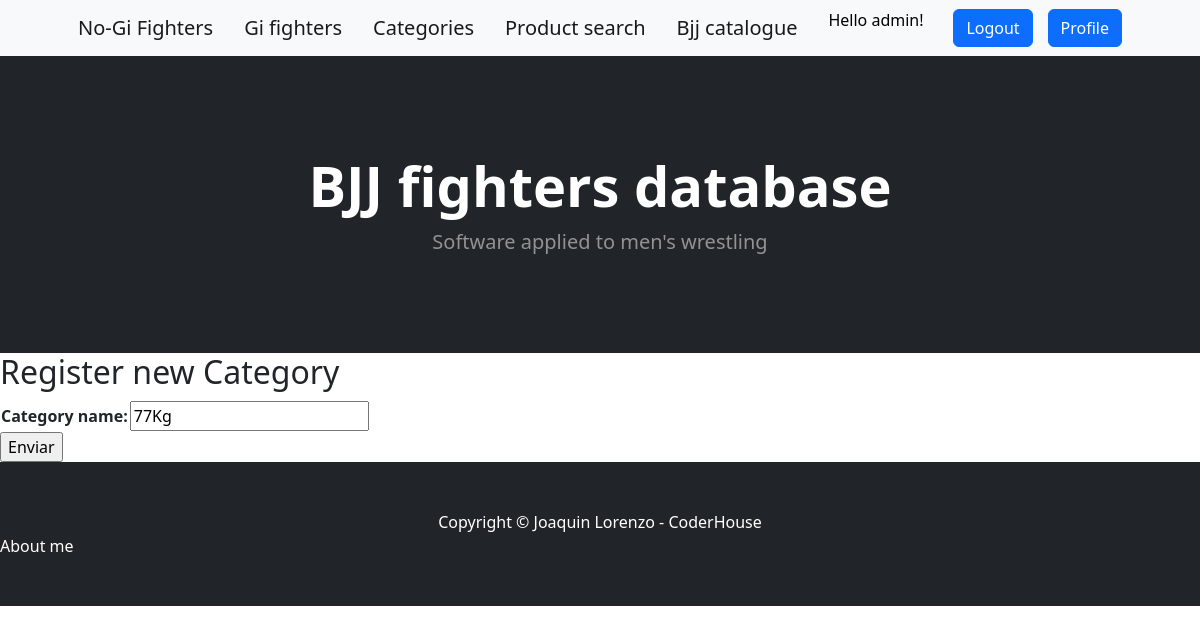
The page /update_category/2 (signed in) on the database as committed earlier.
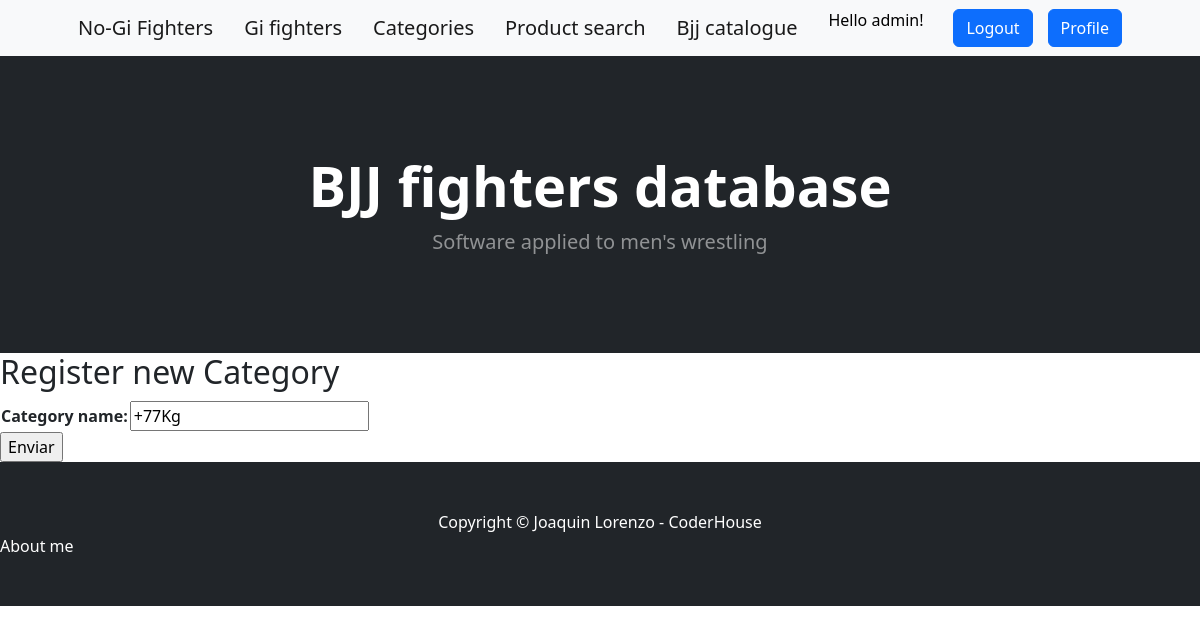
The same page on the database as committed later.
### aplicacion/models.py (models this page shows, shortened)
class Category(models.Model):
    Category_name = models.CharField(max_length=40)

### aplicacion/views.py (the view)
# urls.py: path('update_category/<int:pk>', CategoryUpdate.as_view(), name="update_category"),
class CategoryUpdate(LoginRequiredMixin, UpdateView):
    model = Category
    fields = ['Category_name']
    success_url = reverse_lazy('categories')

### aplicacion/templates/aplicacion/category_form.html (shortened to what this page needs)
{%  extends 'aplicacion/base.html' %}
{% load static %}
{% block contenido %}
     <h2> Register new Category</h2>
    <form action="" method="post">
        <table>
            {{ form.as_table }}
        </table>
            <input type="submit" value="Enviar">
    </form>
{% endblock contenido %}

Rows that differ between the two databases and show on the page:
changed Category: Category_name "77Kg" → "+77Kg"
